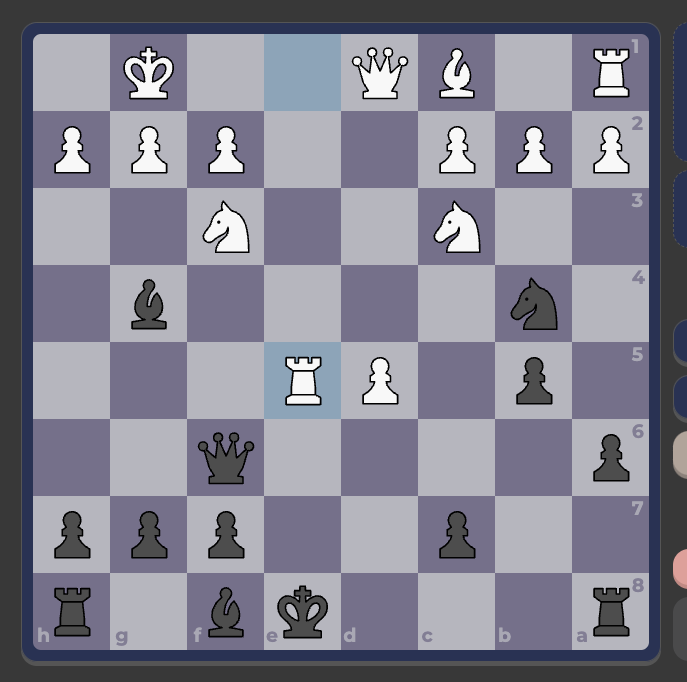
#> input picture test-images/respawn2.png, 687 x 682 px
$ python find-chessboard.py   (older library calls are emulated)
#> lines starting #> are read from the running program, lines starting #| are printed output that depends on the picture; after the words box and inside, x2 and y2 are one past the last pixel; in counts of white or black regions, pixels touching at a corner belong together
import numpy as np
import cv2
from matplotlib import pyplot as plt
import math
from scipy.signal import find_peaks


def erode(img, size):
    element = cv2.getStructuringElement(
        cv2.MORPH_RECT, (2 * size + 1, 2 * size + 1), (size, size)
    )
    return cv2.erode(img, element)


def dilate(img, size):
    element = cv2.getStructuringElement(
        cv2.MORPH_RECT, (2 * size + 1, 2 * size + 1), (size, size)
    )
    return cv2.dilate(img, element)


def opening(x, size=3):
    return dilate(erode(x, size), size)


def closing(x, size=3):
    return erode(dilate(x, size), size)


def sobelY(img):
    return cv2.Sobel(img, cv2.CV_64F, 1, 0, ksize=3)


def sobelX(img):
    return cv2.Sobel(img, cv2.CV_64F, 0, 1, ksize=3)


def toAbs(img):
    abs_img = np.absolute(img)
    return np.uint8(abs_img)


def rotate(img, angle):
    rows, cols = img.shape
    # cols-1 and rows-1 are the coordinate limits.
    M = cv2.getRotationMatrix2D(((cols - 1) / 2.0, (rows - 1) / 2.0), angle, 1)
    return cv2.warpAffine(img, M, (cols, rows))


def find_longest_chain(list, condition):
    """find longest chain of elements in list that satisfy condition and return start and end index"""
    max_len = 0
    current_len = 0
    max_index = 0
    for i in range(len(list)):
        if condition(list[i]):
            current_len += 1
        else:
            if current_len > max_len:
                max_len = current_len
                max_index = i - current_len
            current_len = 0

    if current_len > max_len:
        max_len = current_len
        max_index = i - current_len + 1

    return max_index, max_index + max_len


def prune_non_equally_spaced(peaks):
    gaps = np.diff(peaks)
    gapsdiffs = np.diff(gaps)
    # find longest seqence of small diffs
    start, end = find_longest_chain(
        gapsdiffs, lambda x: abs(x) < 3
    )  # allow 3px error in both directions
    return peaks[start : end + 2]


def find_chessboard(img):
    # rescale and blur
    width = 750
    height = 750
    resized = cv2.resize(img, (width, height), interpolation=cv2.INTER_AREA)
    # img = cv2.GaussianBlur(img, (5, 5), 0)

    img = opening(resized, 3)
    img = closing(img, 5)
    # img = cv2.medianBlur(img, 5)
    sobY = sobelY(img)
    sobX = sobelX(img)

    # Convert to binary
    _, sobXBinary = cv2.threshold(
        toAbs(sobX), 0, 255, cv2.THRESH_BINARY + cv2.THRESH_OTSU
    )
    _, sobYBinary = cv2.threshold(
        toAbs(sobY), 0, 255, cv2.THRESH_BINARY + cv2.THRESH_OTSU
    )
    #  Standard Hough Line Transform
    linesHorizontal = cv2.HoughLines(sobXBinary, 1, np.pi / 180, 150, None, 0, 0)
    linesVertical = cv2.HoughLines(sobYBinary, 1, np.pi / 180, 150, None, 0, 0)

    # Color for showing lines
    cdstX = cv2.cvtColor(sobXBinary, cv2.COLOR_GRAY2BGR)
    cdstY = cv2.cvtColor(sobYBinary, cv2.COLOR_GRAY2BGR)

    if linesHorizontal is not None:
        for i in range(0, len(linesHorizontal)):
            rho = linesHorizontal[i][0][0]
            theta = linesHorizontal[i][0][1]
            a = math.cos(theta)
            b = math.sin(theta)
            x0 = a * rho
            y0 = b * rho
            pt1 = (int(x0 + 1000 * (-b)), int(y0 + 1000 * (a)))
            pt2 = (int(x0 - 1000 * (-b)), int(y0 - 1000 * (a)))

            cv2.line(cdstX, pt1, pt2, (0, 0, 255), 3, cv2.LINE_AA)

    if linesVertical is not None:
        for i in range(0, len(linesVertical)):
            rho = linesVertical[i][0][0]
            theta = linesVertical[i][0][1]
            a = math.cos(theta)
            b = math.sin(theta)
            x0 = a * rho
            y0 = b * rho
            pt1 = (int(x0 + 1000 * (-b)), int(y0 + 1000 * (a)))
            pt2 = (int(x0 - 1000 * (-b)), int(y0 - 1000 * (a)))

            cv2.line(cdstY, pt1, pt2, (0, 0, 255), 3, cv2.LINE_AA)

    # Find the average rotation
    angle_threshold = 0.1
    sum = 0
    count = 0
    if linesHorizontal is not None:
        for line in linesHorizontal:
            angle = line[0][1]
            angle -= math.pi / 2
            # filter angles within threshold
            if angle > angle_threshold / 2 or angle < -angle_threshold / 2:
                continue
            sum += angle
            count += 1

    if linesVertical is not None:
        for line in linesVertical:
            angle = line[0][1]
            if angle > math.pi / 2:
                angle -= math.pi
            # filter angles within threshold
            if angle > angle_threshold / 2 or angle < -angle_threshold / 2:
                continue
            sum += angle
            count += 1

    avg_rotation = sum / count

    # Rotate sobel X and Y

    if abs(avg_rotation) > 0.01:
        sobX = rotate(sobX, avg_rotation * 180 / math.pi)
        sobY = rotate(sobY, avg_rotation * 180 / math.pi)
        resized = rotate(resized, avg_rotation * 180 / math.pi)

    # Separate gradients to + and -

    dx_pos = np.clip(sobX, 0, 255)
    # dx_pos = dilate(dx_pos, 1)
    dx_neg = np.clip(sobX, -255, 0)
    dy_pos = np.clip(sobY, 0, 255)
    # dy_pos = dilate(dy_pos, 1)
    dy_neg = np.clip(sobY, -255, 0)

    dx_pos_sum = np.sum(dx_pos, axis=1)
    dx_pos_sum = np.clip(dx_pos_sum, 0, np.max(dx_pos_sum) / 3)
    dx_neg_sum = np.sum(-dx_neg, axis=1)
    dx_neg_sum = np.clip(dx_neg_sum, 0, np.max(dx_neg_sum) / 3)

    dy_pos_sum = np.sum(dy_pos, axis=0)
    dy_pos_sum = np.clip(dy_pos_sum, 0, np.max(dy_pos_sum) / 3)
    dy_neg_sum = np.sum(-dy_neg, axis=0)
    dy_neg_sum = np.clip(dy_neg_sum, 0, np.max(dy_neg_sum) / 3)

    hough_dx = dx_pos_sum * dx_neg_sum
    hough_dy = dy_pos_sum * dy_neg_sum

    # Find peaks

    dx_peaks, properties = find_peaks(
        hough_dx, distance=30, height=np.max(hough_dx) / 10
    )
    dy_peaks, _ = find_peaks(hough_dy, distance=30, height=np.max(hough_dy) / 10)

    dx_peaks = prune_non_equally_spaced(dx_peaks)
    dy_peaks = prune_non_equally_spaced(dy_peaks)

    assert len(dx_peaks) == 7 and len(dy_peaks) == 7, "chessboard not found"

    # Estimate first and last lines

    avg_gap_x = round(np.average(np.diff(dx_peaks)))
    avg_gap_y = round(np.average(np.diff(dy_peaks)))

    board_x_lines = np.concatenate(
        (
            [max(dx_peaks[0] - avg_gap_x, 0)],
            dx_peaks,
            [min(dx_peaks[-1] + avg_gap_x, height)],
        )
    )
    board_y_lines = np.concatenate(
        (
            [max(dy_peaks[0] - avg_gap_y, 0)],
            dy_peaks,
            [min(dy_peaks[-1] + avg_gap_y, width)],
        )
    )

    # normalize
    board_x_lines = board_x_lines.astype(np.float64)
    board_x_lines /= 750
    board_y_lines = board_y_lines.astype(np.float64)
    board_y_lines /= 750

    return board_x_lines, board_y_lines


if __name__ == "__main__":
    # [5 lines of commented-out code are left out]
    original = cv2.imread("test-images/respawn2.png", cv2.IMREAD_GRAYSCALE)
#> original: shape (682, 687); min 0, max 248, mean 130.8
    # original = cv2.imread("test-images/board-light.png", cv2.IMREAD_GRAYSCALE)
    # original = cv2.imread("test-images/example.jpeg", cv2.IMREAD_GRAYSCALE)

    h, w = original.shape
#> h = 682; w = 687
    board_x_lines, board_y_lines = find_chessboard(original)
#> in sobelX, `return cv2.Sobel(img, cv2.CV_64F, 0, 1, ksize=3)`:
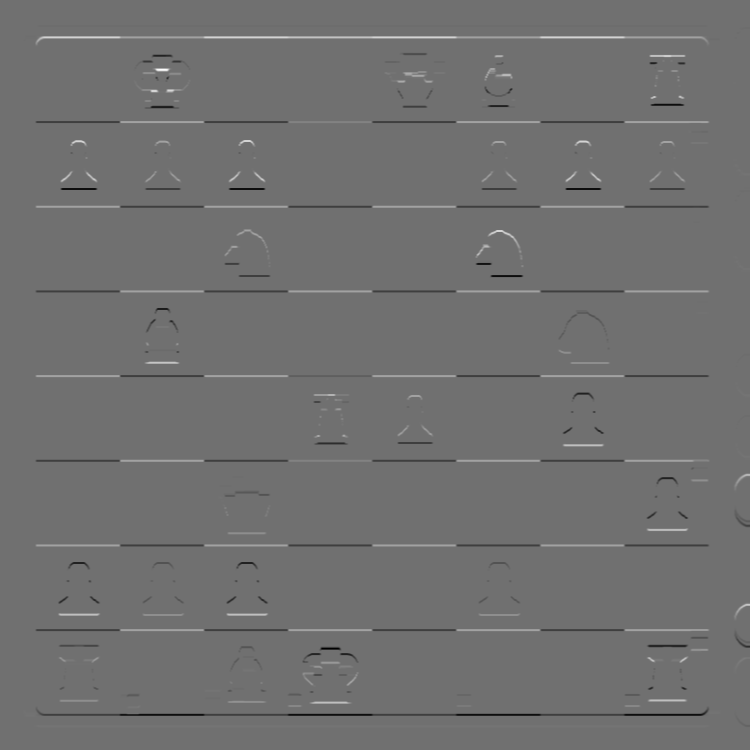
#> returned value: shape (750, 750) float64; min -600, max 756, mean 0; drawn with min black and max white
#> in find_chessboard, `_, sobXBinary = cv2.threshold( toAbs(sobX), 0, 255, cv2.THRESH_BINARY ..`:
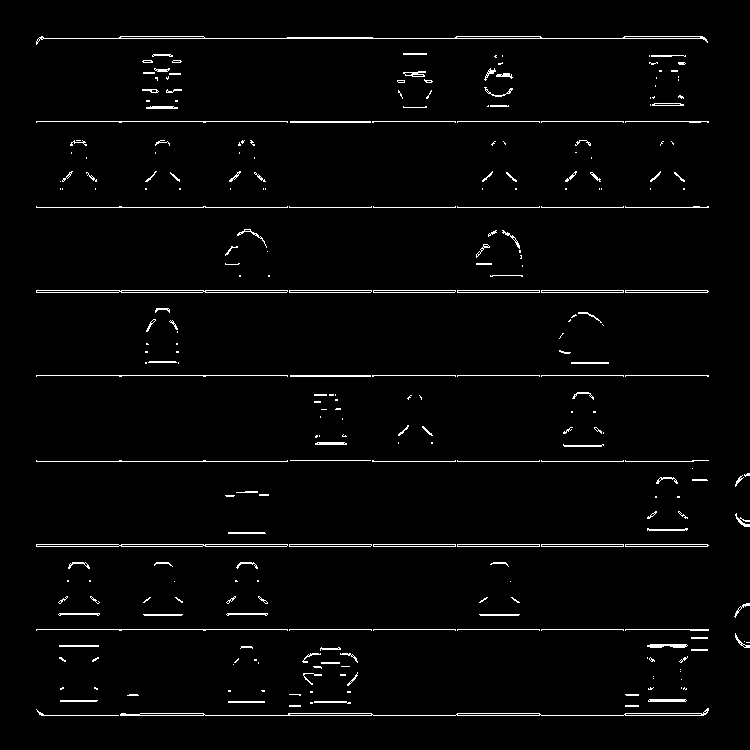
#> sobXBinary: shape (750, 750); 2.4% white in thin lines or dots, all inside (x1, y1, x2, y2) = (36, 36, 750, 716)
#> in find_chessboard, `_, sobYBinary = cv2.threshold( toAbs(sobY), 0, 255, cv2.THRESH_BINARY ..`:
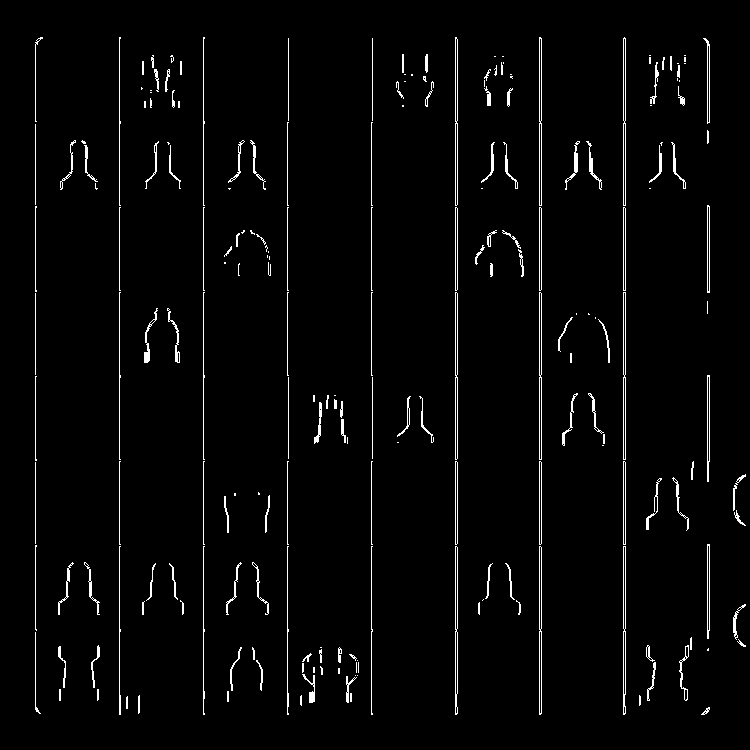
#> sobYBinary: shape (750, 750); 2.7% white in thin lines or dots, all inside (x1, y1, x2, y2) = (35, 37, 746, 715)
#> in find_chessboard, `linesHorizontal = cv2.HoughLines(sobXBinary, 1, np.pi / 180, 150, None..`: linesHorizontal = 14 rows, first 8: [629, 1.57], [121, 1.57], [207, 1.57], [375, 1.57], [38, 1.57], [290, 1.57], [544, 1.57], [546, 1.57]
#> in find_chessboard, `linesVertical = cv2.HoughLines(sobYBinary, 1, np.pi / 180, 150, None, ..`: linesVertical = 13 rows, first 8: [119, 0], [203, 0], [455, 0], [539, 0], [623, 0], [541, 0], [35, 0], [625, 0]
#> the loop in find_chessboard, `for i in range(0, len(linesHorizontal)):` made 14 passes
#> (rho, x0, y0, pt1, pt2) on passes 1 to 12: (629, -2.75e-05, 629, (-1000, 628), (999, 629)), (121, -5.29e-06, 121, (-1000, 120), (999, 121)), (207, -9.05e-06, 207, (-1000, 206), (999, 207)), (375, -1.64e-05, 375, (-1000, 374), (999, 375)), (38, -1.66e-06, 38, (-1000, 37), (999, 38)), (290, -1.27e-05, 290, (-1000, 289), (999, 290)), (544, -2.38e-05, 544, (-1000, 543), (999, 544)), (546, -2.39e-05, 546, (-1000, 545), (999, 546)), (292, -1.28e-05, 292, (-1000, 291), (999, 292)), (715, -3.13e-05, 715, (-1000, 714), (999, 715)), (461, -2.02e-05, 461, (-1000, 460), (999, 461)), (713, -3.12e-05, 713, (-1000, 712), (999, 713))
#> after the loop in find_chessboard, `for i in range(0, len(linesHorizontal)):`:
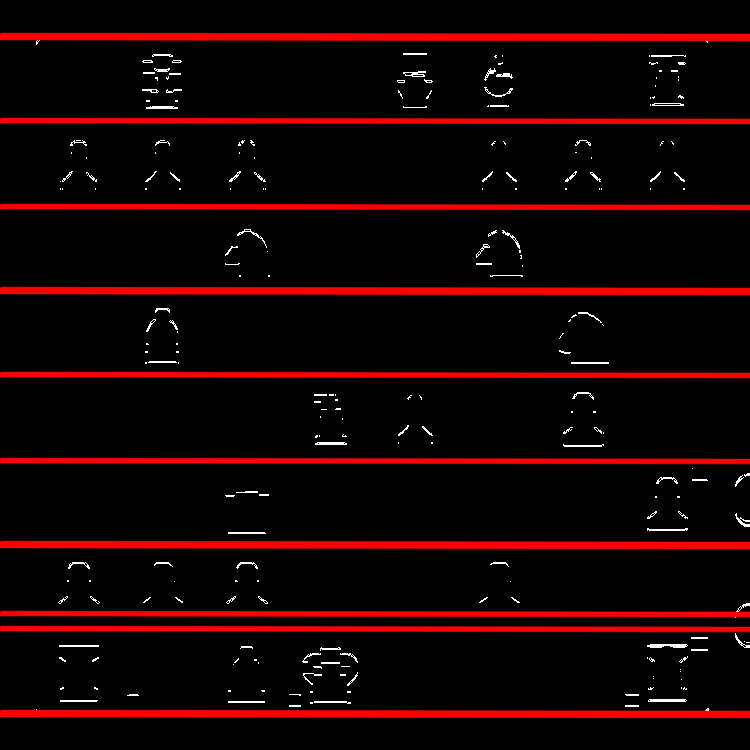
#> cdstX: shape (750, 750, 3); mean B, G, R 2.2, 2.2, 23.2
#> the loop in find_chessboard, `for i in range(0, len(linesVertical)):` made 13 passes
#> (rho, x0, pt1, pt2) on passes 1 to 12: (119, 119, (119, 1000), (119, -1000)), (203, 203, (203, 1000), (203, -1000)), (455, 455, (455, 1000), (455, -1000)), (539, 539, (539, 1000), (539, -1000)), (623, 623, (623, 1000), (623, -1000)), (541, 541, (541, 1000), (541, -1000)), (35, 35, (35, 1000), (35, -1000)), (625, 625, (625, 1000), (625, -1000)), (457, 457, (457, 1000), (457, -1000)), (287, 287, (287, 1000), (287, -1000)), (371, 371, (371, 1000), (371, -1000)), (707, 707, (707, 1000), (707, -1000))
#> after the loop in find_chessboard, `for i in range(0, len(linesVertical)):`:
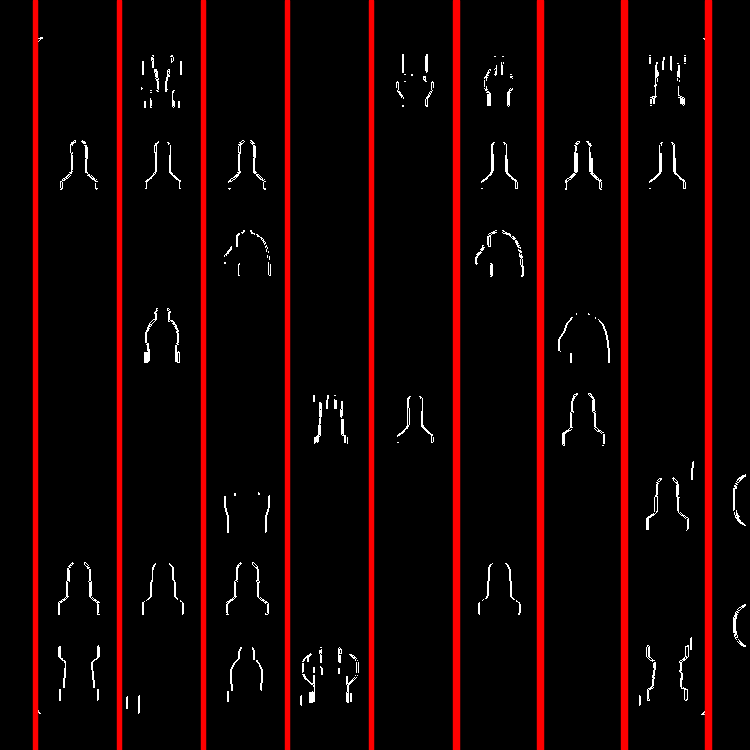
#> cdstY: shape (750, 750, 3); mean B, G, R 3.1, 3.1, 22.4
#> the loop in find_chessboard, `for line in linesHorizontal:` made 14 passes
#> (line, sum) on passes 1 to 12: ([[629, 1.57]], 4.37e-08), ([[121, 1.57]], 8.74e-08), ([[207, 1.57]], 1.31e-07), ([[375, 1.57]], 1.75e-07), ([[38, 1.57]], 2.19e-07), ([[290, 1.57]], 2.62e-07), ([[544, 1.57]], 3.06e-07), ([[546, 1.57]], 3.5e-07), ([[292, 1.57]], 3.93e-07), ([[715, 1.57]], 4.37e-07), ([[461, 1.57]], 4.81e-07), ([[713, 1.57]], 5.25e-07)
#> after the loop in find_chessboard, `for line in linesHorizontal:`: count = 14; sum = 6.12e-07
#> the loop in find_chessboard, `for line in linesVertical:` made 13 passes
#> line on passes 1 to 12: [[119, 0]], [[203, 0]], [[455, 0]], [[539, 0]], [[623, 0]], [[541, 0]], [[35, 0]], [[625, 0]], [[457, 0]], [[287, 0]], [[371, 0]], [[707, 0]]
#> after the loop in find_chessboard, `for line in linesVertical:`: count = 27; sum = 6.12e-07
#> in find_chessboard, `avg_rotation = sum / count`: avg_rotation = 2.27e-08
#> in find_chessboard, `dy_neg = np.clip(sobY, -255, 0)`:
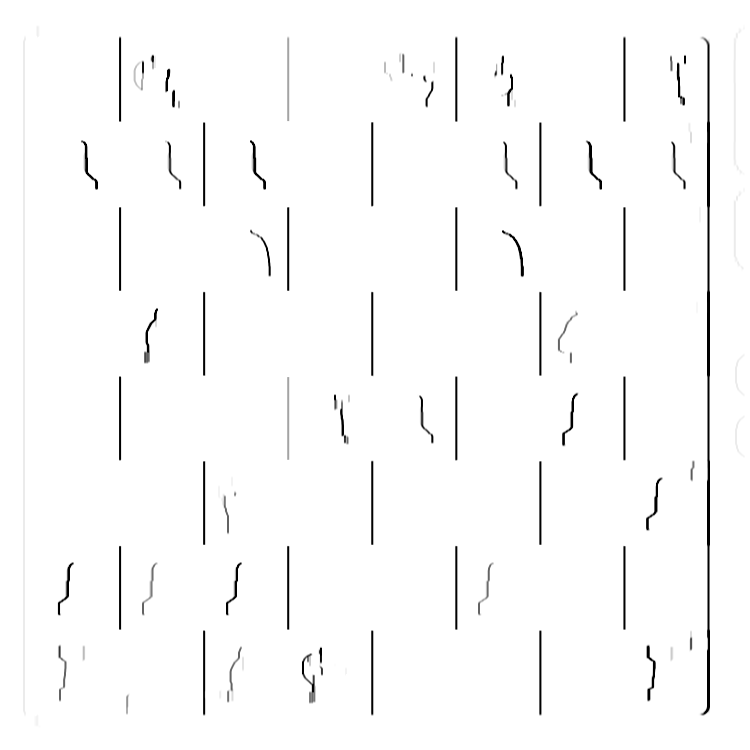
#> dy_neg: shape (750, 750) float64; min -255, max 0, mean -4.38; drawn with min black and max white
#> in find_chessboard, `dx_pos_sum = np.sum(dx_pos, axis=1)`: dx_pos_sum = 750 values, max 169464 at index 37, min 0 at index 0, mean 3120.1
#> in find_chessboard, `dx_pos_sum = np.clip(dx_pos_sum, 0, np.max(dx_pos_sum) / 3)`: dx_pos_sum = 750 values, max 56488 at index 36, min 0 at index 0, mean 2477.5
#> in find_chessboard, `dx_neg_sum = np.sum(-dx_neg, axis=1)`: dx_neg_sum = 750 values, max 169706 at index 714, min 0 at index 0, mean 3042.8
#> in find_chessboard, `dx_neg_sum = np.clip(dx_neg_sum, 0, np.max(dx_neg_sum) / 3)`: dx_neg_sum = 750 values, max 56568.7 at index 121, min 0 at index 0, mean 2416.3
#> in find_chessboard, `dy_pos_sum = np.sum(dy_pos, axis=0)`: dy_pos_sum = 750 values, max 171050 at index 36, min 0 at index 0, mean 3265
#> in find_chessboard, `dy_pos_sum = np.clip(dy_pos_sum, 0, np.max(dy_pos_sum) / 3)`: dy_pos_sum = 750 values, max 57016.7 at index 35, min 0 at index 0, mean 2666.7
#> in find_chessboard, `dy_neg_sum = np.sum(-dy_neg, axis=0)`: dy_neg_sum = 750 values, max 170577 at index 708, min 0 at index 0, mean 3281.5
#> in find_chessboard, `dy_neg_sum = np.clip(dy_neg_sum, 0, np.max(dy_neg_sum) / 3)`: dy_neg_sum = 750 values, max 56859 at index 119, min 0 at index 0, mean 2648.4
#> in find_chessboard, `hough_dx = dx_pos_sum * dx_neg_sum`: hough_dx = 750 values, max 3.2e+09 at index 121, min 0 at index 0, mean 63383026.2
#> in find_chessboard, `hough_dy = dy_pos_sum * dy_neg_sum`: hough_dy = 750 values, max 3.24e+09 at index 119, min 0 at index 0, mean 65454559.4
#> in find_chessboard, `dx_peaks, properties = find_peaks( hough_dx, distance=30, height=np.ma..`: dx_peaks = [121, 206, 291, 375, 460, 545, 629]; properties = {'peak_heights': [3.2e+09, 3.2e+09, 3.2e+09, 3.2e+09, 3.2e+09, 3.2e+09, 3.2e+09]}
#> in find_chessboard, `dy_peaks, _ = find_peaks(hough_dy, distance=30, height=np.max(hough_dy..`: dy_peaks = [119, 203, 288, 372, 455, 540, 624]
#> in prune_non_equally_spaced, `gaps = np.diff(peaks)`: gaps = [85, 85, 84, 85, 85, 84]
#> in prune_non_equally_spaced, `gapsdiffs = np.diff(gaps)`: gapsdiffs = [0, -1, 1, 0, -1]
#> the loop in find_longest_chain, `for i in range(len(list)):` made 5 passes
#> after the loop in find_longest_chain, `for i in range(len(list)):`: max_index = 0
#> in find_longest_chain, `max_len = current_len`: max_len = 5
#> in prune_non_equally_spaced, `start, end = find_longest_chain( gapsdiffs, lambda x: abs(x) < 3 )`: start = 0; end = 5
#> the loop in find_longest_chain (call 2), `for i in range(len(list)):` made 5 passes
#> in find_chessboard, `avg_gap_x = round(np.average(np.diff(dx_peaks)))`: avg_gap_x = 85
#> in find_chessboard, `avg_gap_y = round(np.average(np.diff(dy_peaks)))`: avg_gap_y = 84
#> in find_chessboard, `board_x_lines = np.concatenate( ( [max(dx_peaks[0] - avg_gap_x, 0)], d..`: board_x_lines = [36, 121, 206, 291, 375, 460, 545, 629, 714]
#> in find_chessboard, `board_y_lines = np.concatenate( ( [max(dy_peaks[0] - avg_gap_y, 0)], d..`: board_y_lines = [35, 119, 203, 288, 372, 455, 540, 624, 708]
#> in find_chessboard, `board_x_lines /= 750`: board_x_lines = [0.048, 0.161, 0.275, 0.388, 0.5, 0.613, 0.727, 0.839, 0.952]
#> in find_chessboard, `board_y_lines /= 750`: board_y_lines = [0.0467, 0.159, 0.271, 0.384, 0.496, 0.607, 0.72, 0.832, 0.944]

    plt.imshow(original, cmap="gray")
    for hx in board_x_lines:
        plt.axhline(round(hx * h), color="b", lw=2)
#> this loop made 9 passes
#> hx on passes 1 to 9: 0.048, 0.161, 0.275, 0.388, 0.5, 0.613, 0.727, 0.839, 0.952

    for hy in board_y_lines:
        plt.axvline(round(hy * w), color="r", lw=2)
#> this loop made 9 passes
#> hy on passes 1 to 9: 0.0467, 0.159, 0.271, 0.384, 0.496, 0.607, 0.72, 0.832, 0.944

    plt.waitforbuttonpress()
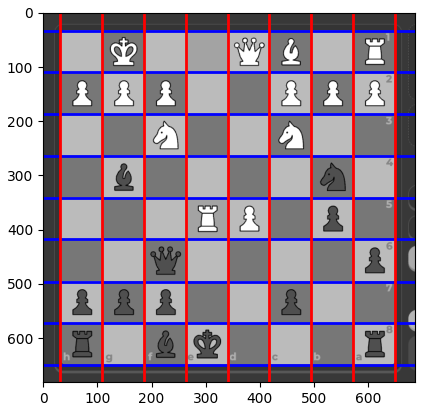
#> figure drawn by matplotlib, 1 panel
